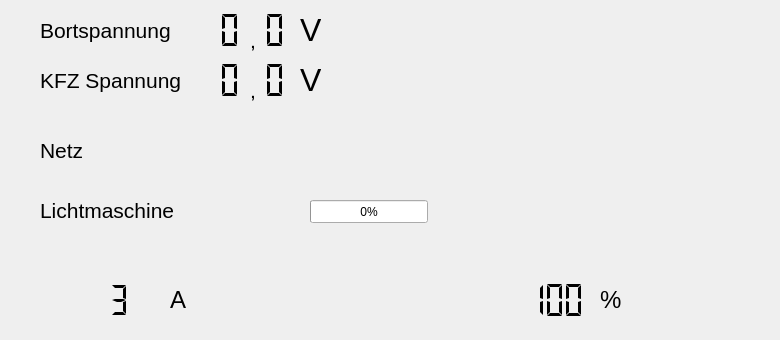
    <widget class="QWidget" name="tab_2">
     <attribute name="icon">
      <iconset>
       <activeon>../icons/battery.png</activeon>
      </iconset>
     </attribute>
     <attribute name="title">
      <string>Batterie</string>
     </attribute>
     <widget class="QLabel" name="labelBat100">
      <property name="geometry">
       <rect>
        <x>460</x>
        <y>260</y>
        <width>47</width>
        <height>71</height>
       </rect>
      </property>
      <property name="text">
       <string/>
      </property>
      <property name="pixmap">
       <pixmap>../icons/1450706370_battery-discharging-100.png</pixmap>
      </property>
     </widget>
     <widget class="QLCDNumber" name="lcdCapacity">
      <property name="geometry">
       <rect>
        <x>520</x>
        <y>280</y>
        <width>71</width>
        <height>40</height>
       </rect>
      </property>
      <property name="font">
       <font>
        <pointsize>10</pointsize>
        <weight>75</weight>
        <italic>true</italic>
        <bold>true</bold>
       </font>
      </property>
      <property name="frameShape">
       <enum>QFrame::NoFrame</enum>
      </property>
      <property name="digitCount">
       <number>3</number>
      </property>
      <property name="segmentStyle">
       <enum>QLCDNumber::Flat</enum>
      </property>
      <property name="intValue" stdset="0">
       <number>100</number>
      </property>
     </widget>
     <widget class="QLabel" name="label_2">
      <property name="geometry">
       <rect>
        <x>600</x>
        <y>280</y>
        <width>51</width>
        <height>40</height>
       </rect>
      </property>
      <property name="font">
       <font>
        <pointsize>18</pointsize>
       </font>
      </property>
      <property name="text">
       <string>%</string>
      </property>
      <property name="margin">
       <number>5</number>
      </property>
     </widget>
     <widget class="QLabel" name="ArrowGreen">
      <property name="geometry">
       <rect>
        <x>280</x>
        <y>270</y>
        <width>141</width>
        <height>61</height>
       </rect>
      </property>
      <property name="text">
       <string/>
      </property>
      <property name="pixmap">
       <pixmap>../icons/1450713019_suivant_natural.png</pixmap>
      </property>
     </widget>
     <widget class="QLCDNumber" name="lcd_chargeAbsolute">
      <property name="geometry">
       <rect>
        <x>90</x>
        <y>280</y>
        <width>41</width>
        <height>40</height>
       </rect>
      </property>
      <property name="font">
       <font>
        <pointsize>10</pointsize>
        <weight>75</weight>
        <italic>true</italic>
        <bold>true</bold>
       </font>
      </property>
      <property name="frameShape">
       <enum>QFrame::NoFrame</enum>
      </property>
      <property name="digitCount">
       <number>2</number>
      </property>
      <property name="segmentStyle">
       <enum>QLCDNumber::Flat</enum>
      </property>
      <property name="value" stdset="0">
       <double>3.000000000000000</double>
      </property>
      <property name="intValue" stdset="0">
       <number>3</number>
      </property>
     </widget>
     <widget class="QLabel" name="label_14">
      <property name="geometry">
       <rect>
        <x>170</x>
        <y>280</y>
        <width>51</width>
        <height>40</height>
       </rect>
      </property>
      <property name="font">
       <font>
        <pointsize>18</pointsize>
       </font>
      </property>
      <property name="text">
       <string>A</string>
      </property>
      <property name="margin">
       <number>5</number>
      </property>
     </widget>
     <widget class="QLabel" name="ArrowRed">
      <property name="geometry">
       <rect>
        <x>280</x>
        <y>270</y>
        <width>141</width>
        <height>61</height>
       </rect>
      </property>
      <property name="text">
       <string/>
      </property>
      <property name="pixmap">
       <pixmap>../icons/1450713024_precedent_rouge.png</pixmap>
      </property>
     </widget>
     <widget class="QLabel" name="label_13">
      <property name="geometry">
       <rect>
        <x>40</x>
        <y>10</y>
        <width>161</width>
        <height>40</height>
       </rect>
      </property>
      <property name="font">
       <font>
        <pointsize>16</pointsize>
       </font>
      </property>
      <property name="text">
       <string>Bortspannung</string>
      </property>
     </widget>
     <widget class="QLCDNumber" name="lcd_Voltage">
      <property name="geometry">
       <rect>
        <x>190</x>
        <y>10</y>
        <width>61</width>
        <height>40</height>
       </rect>
      </property>
      <property name="frameShape">
       <enum>QFrame::NoFrame</enum>
      </property>
      <property name="frameShadow">
       <enum>QFrame::Plain</enum>
      </property>
      <property name="smallDecimalPoint">
       <bool>false</bool>
      </property>
      <property name="digitCount">
       <number>2</number>
      </property>
      <property name="segmentStyle">
       <enum>QLCDNumber::Flat</enum>
      </property>
     </widget>
     <widget class="QLCDNumber" name="lcd_VoltageTenth">
      <property name="geometry">
       <rect>
        <x>260</x>
        <y>10</y>
        <width>31</width>
        <height>40</height>
       </rect>
      </property>
      <property name="frameShape">
       <enum>QFrame::NoFrame</enum>
      </property>
      <property name="frameShadow">
       <enum>QFrame::Plain</enum>
      </property>
      <property name="digitCount">
       <number>1</number>
      </property>
      <property name="segmentStyle">
       <enum>QLCDNumber::Flat</enum>
      </property>
     </widget>
     <widget class="QLabel" name="label_15">
      <property name="geometry">
       <rect>
        <x>250</x>
        <y>20</y>
        <width>16</width>
        <height>40</height>
       </rect>
      </property>
      <property name="font">
       <font>
        <pointsize>16</pointsize>
       </font>
      </property>
      <property name="text">
       <string>,</string>
      </property>
     </widget>
     <widget class="QLabel" name="label_16">
      <property name="geometry">
       <rect>
        <x>300</x>
        <y>10</y>
        <width>21</width>
        <height>40</height>
       </rect>
      </property>
      <property name="font">
       <font>
        <pointsize>24</pointsize>
       </font>
      </property>
      <property name="text">
       <string>V</string>
      </property>
     </widget>
     <widget class="QLabel" name="labelBat80">
      <property name="geometry">
       <rect>
        <x>460</x>
        <y>260</y>
        <width>47</width>
        <height>71</height>
       </rect>
      </property>
      <property name="text">
       <string/>
      </property>
      <property name="pixmap">
       <pixmap>../icons/1450706365_battery-discharging-080.png</pixmap>
      </property>
     </widget>
     <widget class="QLabel" name="labelBat60">
      <property name="geometry">
       <rect>
        <x>460</x>
        <y>260</y>
        <width>47</width>
        <height>71</height>
       </rect>
      </property>
      <property name="text">
       <string/>
      </property>
      <property name="pixmap">
       <pixmap>../icons/1450706352_battery-discharging-060.png</pixmap>
      </property>
     </widget>
     <widget class="QLabel" name="labelBat20">
      <property name="geometry">
       <rect>
        <x>460</x>
        <y>260</y>
        <width>47</width>
        <height>71</height>
       </rect>
      </property>
      <property name="text">
       <string/>
      </property>
      <property name="pixmap">
       <pixmap>../icons/1450706360_battery-discharging-020.png</pixmap>
      </property>
     </widget>
     <widget class="QLabel" name="labelBat0">
      <property name="geometry">
       <rect>
        <x>460</x>
        <y>260</y>
        <width>47</width>
        <height>71</height>
       </rect>
      </property>
      <property name="text">
       <string/>
      </property>
      <property name="pixmap">
       <pixmap>../icons/1450788156_battery-discharging-000.png</pixmap>
      </property>
     </widget>
     <widget class="QLabel" name="label">
      <property name="geometry">
       <rect>
        <x>640</x>
        <y>60</y>
        <width>131</width>
        <height>131</height>
       </rect>
      </property>
      <property name="text">
       <string/>
      </property>
      <property name="pixmap">
       <pixmap>../icons/battery_charging.png</pixmap>
      </property>
     </widget>
     <widget class="QLCDNumber" name="lcd_VoltageKFZTenth">
      <property name="geometry">
       <rect>
        <x>260</x>
        <y>60</y>
        <width>31</width>
        <height>40</height>
       </rect>
      </property>
      <property name="frameShape">
       <enum>QFrame::NoFrame</enum>
      </property>
      <property name="frameShadow">
       <enum>QFrame::Plain</enum>
      </property>
      <property name="digitCount">
       <number>1</number>
      </property>
      <property name="segmentStyle">
       <enum>QLCDNumber::Flat</enum>
      </property>
     </widget>
     <widget class="QLabel" name="label_27">
      <property name="geometry">
       <rect>
        <x>250</x>
        <y>70</y>
        <width>16</width>
        <height>40</height>
       </rect>
      </property>
      <property name="font">
       <font>
        <pointsize>16</pointsize>
       </font>
      </property>
      <property name="text">
       <string>,</string>
      </property>
     </widget>
     <widget class="QLCDNumber" name="lcd_Voltage_KFZ">
      <property name="geometry">
       <rect>
        <x>190</x>
        <y>60</y>
        <width>61</width>
        <height>40</height>
       </rect>
      </property>
      <property name="frameShape">
       <enum>QFrame::NoFrame</enum>
      </property>
      <property name="frameShadow">
       <enum>QFrame::Plain</enum>
      </property>
      <property name="smallDecimalPoint">
       <bool>false</bool>
      </property>
      <property name="digitCount">
       <number>2</number>
      </property>
      <property name="segmentStyle">
       <enum>QLCDNumber::Flat</enum>
      </property>
     </widget>
     <widget class="QLabel" name="label_28">
      <property name="geometry">
       <rect>
        <x>40</x>
        <y>60</y>
        <width>161</width>
        <height>40</height>
       </rect>
      </property>
      <property name="font">
       <font>
        <pointsize>16</pointsize>
       </font>
      </property>
      <property name="text">
       <string>KFZ Spannung</string>
      </property>
     </widget>
     <widget class="QLabel" name="label_29">
      <property name="geometry">
       <rect>
        <x>300</x>
        <y>60</y>
        <width>21</width>
        <height>40</height>
       </rect>
      </property>
      <property name="font">
       <font>
        <pointsize>24</pointsize>
       </font>
      </property>
      <property name="text">
       <string>V</string>
      </property>
     </widget>
     <widget class="QLabel" name="label_30">
      <property name="geometry">
       <rect>
        <x>40</x>
        <y>130</y>
        <width>161</width>
        <height>40</height>
       </rect>
      </property>
      <property name="font">
       <font>
        <pointsize>16</pointsize>
       </font>
      </property>
      <property name="text">
       <string>Netz</string>
      </property>
     </widget>
     <widget class="QLabel" name="label_31">
      <property name="geometry">
       <rect>
        <x>40</x>
        <y>190</y>
        <width>161</width>
        <height>40</height>
       </rect>
      </property>
      <property name="font">
       <font>
        <pointsize>16</pointsize>
       </font>
      </property>
      <property name="text">
       <string>Lichtmaschine</string>
      </property>
     </widget>
     <widget class="QLabel" name="Sensor_Netz_Off">
      <property name="geometry">
       <rect>
        <x>230</x>
        <y>130</y>
        <width>50</width>
        <height>50</height>
       </rect>
      </property>
      <property name="text">
       <string/>
      </property>
      <property name="pixmap">
       <pixmap>../icons/Light Off-48.png</pixmap>
      </property>
      <property name="scaledContents">
       <bool>true</bool>
      </property>
     </widget>
     <widget class="QLabel" name="Sensor_Lima_Off">
      <property name="geometry">
       <rect>
        <x>230</x>
        <y>180</y>
        <width>50</width>
        <height>50</height>
       </rect>
      </property>
      <property name="text">
       <string/>
      </property>
      <property name="pixmap">
       <pixmap>../icons/Light Off-48.png</pixmap>
      </property>
      <property name="scaledContents">
       <bool>true</bool>
      </property>
     </widget>
     <widget class="QLabel" name="Sensor_Netz_On">
      <property name="geometry">
       <rect>
        <x>230</x>
        <y>130</y>
        <width>50</width>
        <height>50</height>
       </rect>
      </property>
      <property name="text">
       <string/>
      </property>
      <property name="pixmap">
       <pixmap>../icons/Light On-48.png</pixmap>
      </property>
      <property name="scaledContents">
       <bool>true</bool>
      </property>
     </widget>
     <widget class="QLabel" name="Sensor_Lima_On">
      <property name="geometry">
       <rect>
        <x>230</x>
        <y>180</y>
        <width>50</width>
        <height>50</height>
       </rect>
      </property>
      <property name="text">
       <string/>
      </property>
      <property name="pixmap">
       <pixmap>../icons/Light On-48.png</pixmap>
      </property>
      <property name="scaledContents">
       <bool>true</bool>
      </property>
     </widget>
     <widget class="QProgressBar" name="progressBarLima">
      <property name="geometry">
       <rect>
        <x>310</x>
        <y>200</y>
        <width>118</width>
        <height>23</height>
       </rect>
      </property>
      <property name="maximum">
       <number>260</number>
      </property>
      <property name="value">
       <number>0</number>
      </property>
     </widget>
    </widget>
